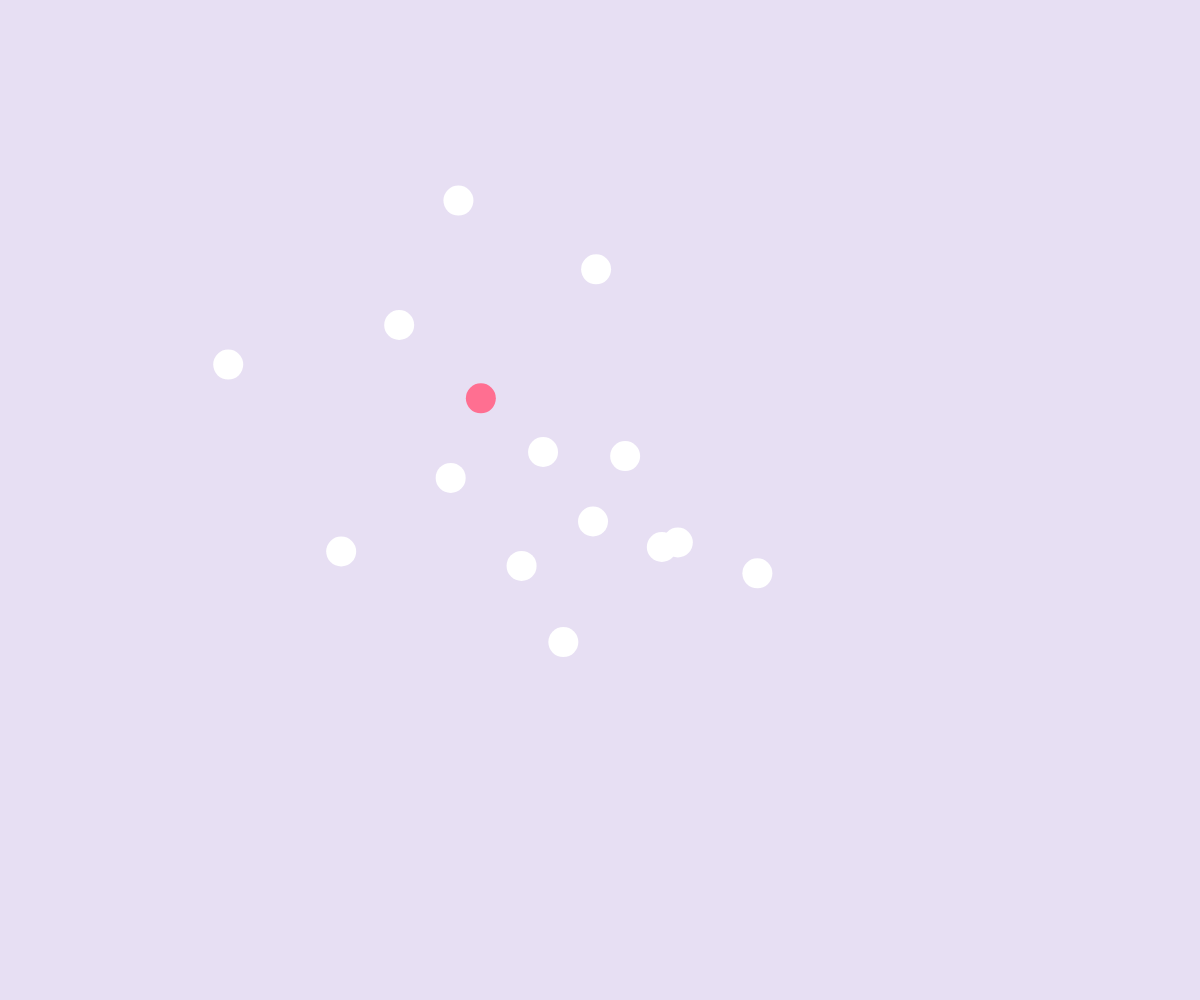
Frame 1 (no input)
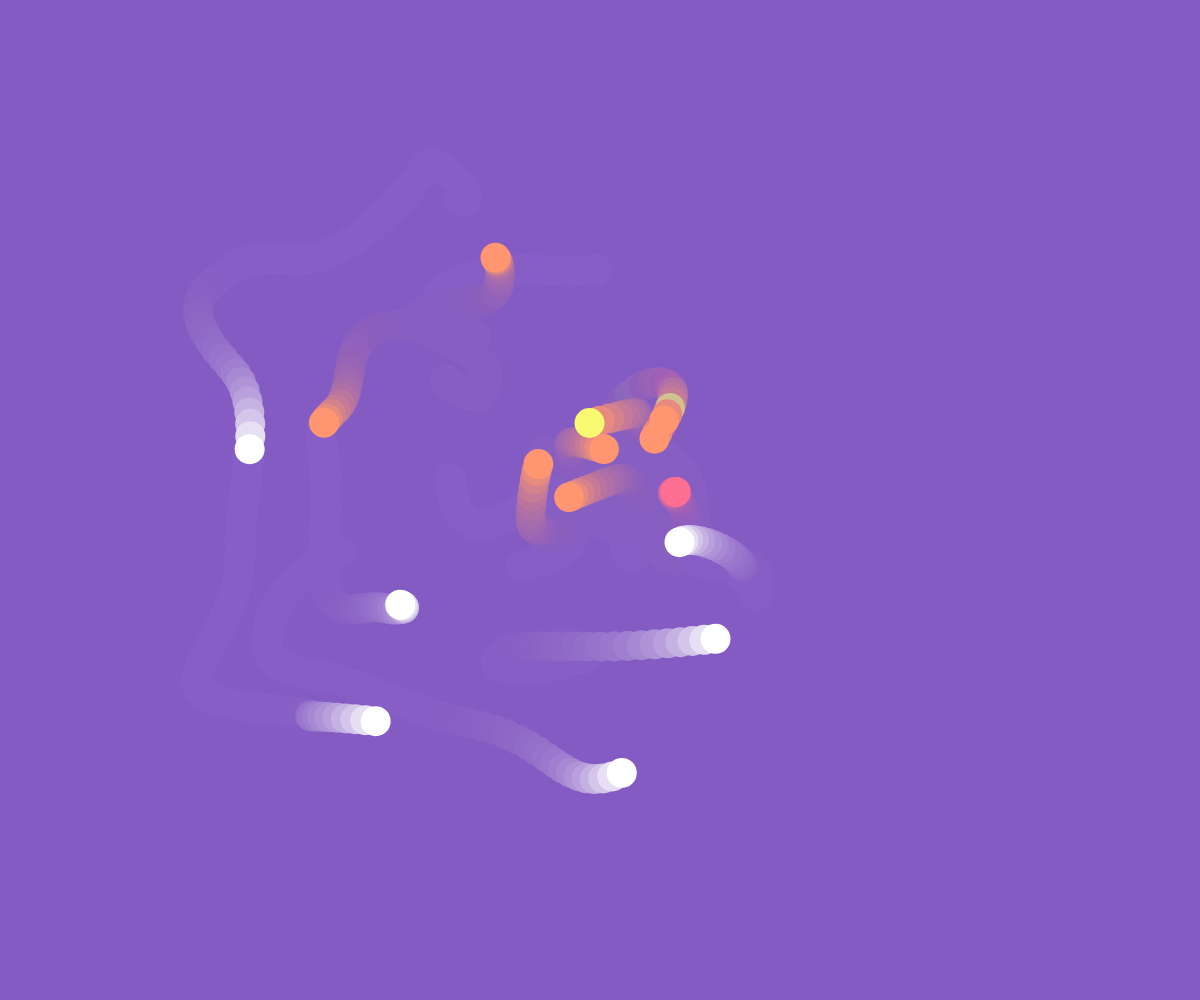
Frame 60 (no input)
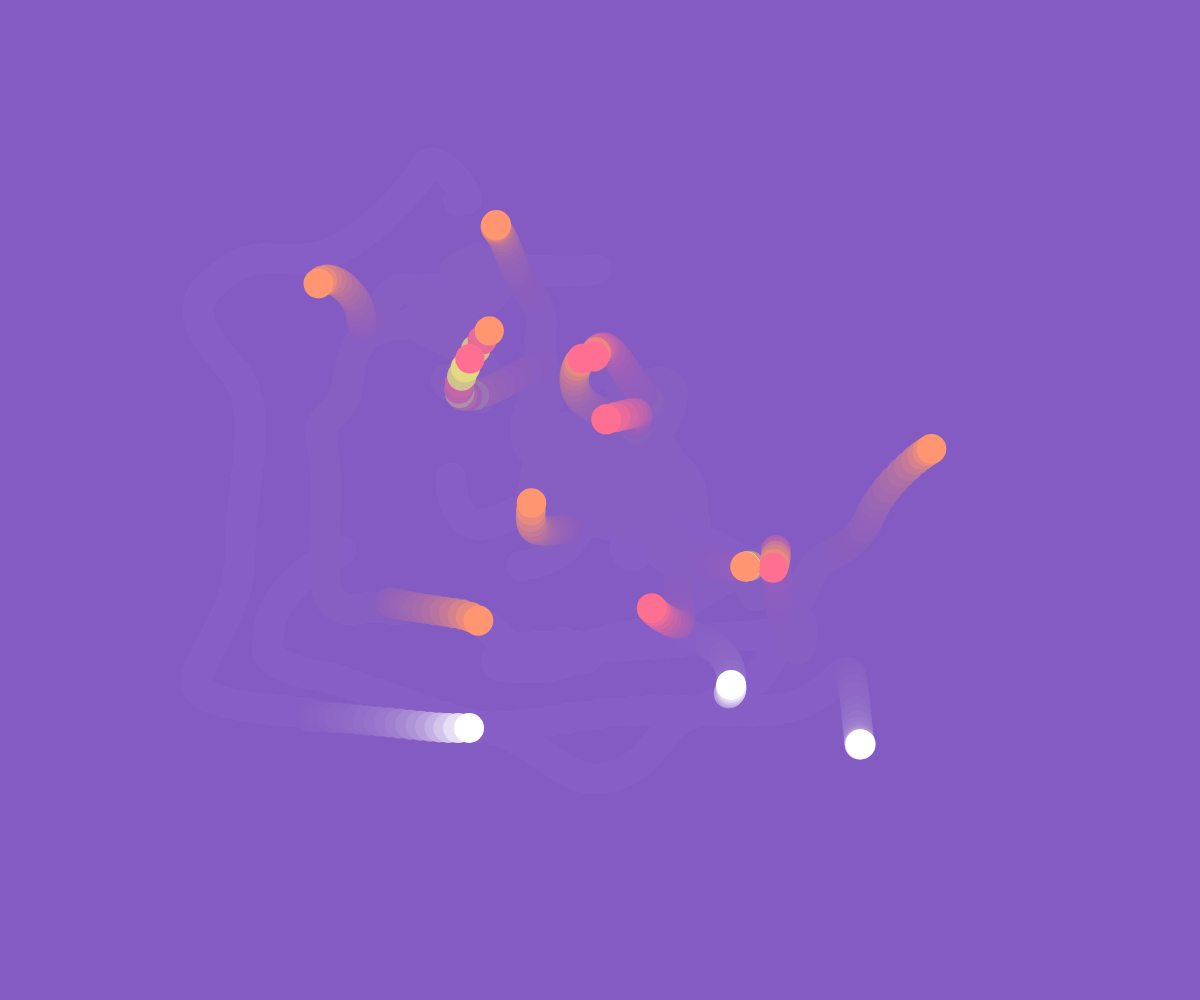
Frame 120 (the mouse pressed at the canvas centre since frame 60)

The p5.js sketch that drew these frames (run headless with seeded random() and noise() and a simulated clock; from frame 60 on, the mouse is pressed at the canvas centre):

// p5.js sketch
// ── sketch.js
// -
// incontro scontro prima prova by Ilenia Balella 
// 2020 © Ilenia Balella @ileniab, Daniele @Fupete and the course DSII2020 at DESIGN.unirsm 
// github.com/dsii-2020-unirsm — github.com/ileniab
// Educational purposes, MIT License, 2020, San Marino
// —
// Credits/Thanks to: 
// @shiffman (https://github.com/shiffman) for https://shiffman.net/, https://www.youtube.com/watch?v=GY-c2HO2liA, https://www.youtube.com/watch?v=uAfw-ko3kB8
//-
//Help:
//[mouse click]: aggiungi un camminatore
//

let camminatore = []
let num = 15;


function setup() {
  createCanvas(windowWidth, windowHeight);

  for (var i = 0; i < num; i++) {
    camminatore[i] = new Walker(random(width), random(height));
  }
}

function draw() {
  background(132, 94, 194,50);
  
  for (var i = 0; i < camminatore.length; i++) {
    
    camminatore[i].spostati();
    camminatore[i].mostrati();
    
    //for per cambiare i colori      
    for (var j = 0; j < camminatore.length; j++) {
      if (i != j && camminatore[i].interseca(camminatore[j])) {
        camminatore[i].cambiaColore();
        camminatore[j].cambiaColore();
      }
    }
  }

}


function Walker(x, y) {

  this.x = x
  this.y = y
  this.r = 15
  this.t = random(50)
  this.col = color(255);

  this.cambiaColore = function() {
    if (random(2)< 1){
    this.col = color(255, 150, 113);
      this.r-=0.01;
    }
    else if (random(2)<=1 && random(2)<=1.9){
    this.col = color(249, 248, 113);
      this.r+=0.03;
    }
    else {
    this.col = color(255, 111, 145);
    this.r-=0.01;
    }
  }

  this.interseca = function(other) {
    this.d = dist(this.x, this.y, other.x, other.y);
    if (this.d < this.r + other.r) //se la distanza è < della somma dei due raggi
    {
      console.log("scontro: " + this.d)
      return true;
    } else {
      return false;
    }
  }

  this.mostrati = function() {
    noStroke()
    fill(this.col)
    ellipse(this.x, this.y, this.r * 2, this.r * 2)
  }

  this.spostati = function() {
    this.x = noise(this.t) * width
    this.y = noise(this.t + sin(15)) * height
    this.t += 0.01
  }


}

//se premo il mouse mi aggiunge un camminatore sulle coordinate del cursore-----------

function mousePressed() {
  camminatore.push(new Walker(mouseX,mouseY));
}

//--

function windowResized() {
  resizeCanvas(windowWidth, windowHeight);
}
